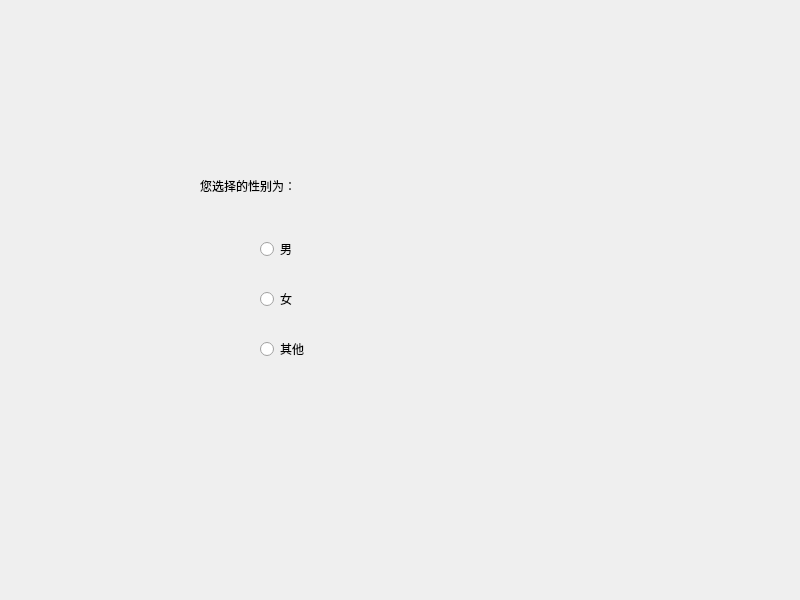
<?xml version="1.0" encoding="UTF-8"?>
<ui version="4.0">
 <class>Widget</class>
 <widget class="QWidget" name="Widget">
  <property name="geometry">
   <rect>
    <x>0</x>
    <y>0</y>
    <width>800</width>
    <height>600</height>
   </rect>
  </property>
  <property name="windowTitle">
   <string>Widget</string>
  </property>
  <widget class="QRadioButton" name="radioButton_male">
   <property name="geometry">
    <rect>
     <x>260</x>
     <y>240</y>
     <width>91</width>
     <height>18</height>
    </rect>
   </property>
   <property name="text">
    <string>男</string>
   </property>
  </widget>
  <widget class="QRadioButton" name="radioButton_female">
   <property name="geometry">
    <rect>
     <x>260</x>
     <y>290</y>
     <width>91</width>
     <height>18</height>
    </rect>
   </property>
   <property name="text">
    <string>女</string>
   </property>
  </widget>
  <widget class="QRadioButton" name="radioButton_other">
   <property name="geometry">
    <rect>
     <x>260</x>
     <y>340</y>
     <width>91</width>
     <height>18</height>
    </rect>
   </property>
   <property name="text">
    <string>其他</string>
   </property>
  </widget>
  <widget class="QLabel" name="label">
   <property name="geometry">
    <rect>
     <x>200</x>
     <y>150</y>
     <width>161</width>
     <height>71</height>
    </rect>
   </property>
   <property name="text">
    <string>您选择的性别为：</string>
   </property>
  </widget>
 </widget>
 <resources/>
 <connections/>
</ui>
